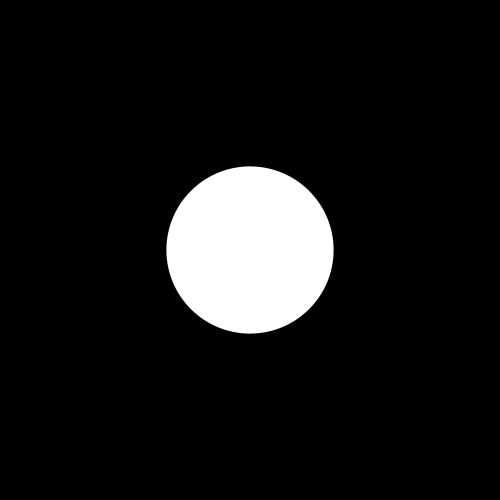
Frame 1 (no input)
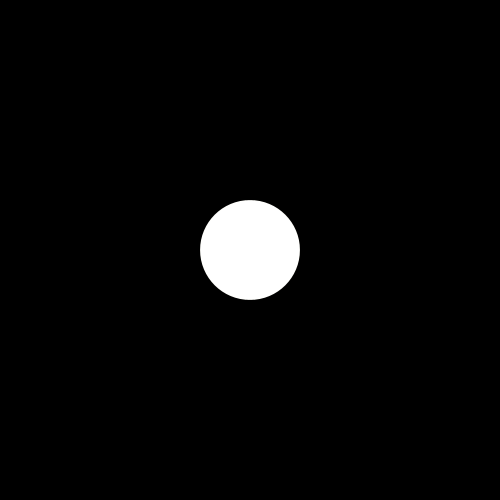
Frame 60 (the mouse pressed at the canvas centre just before this capture)
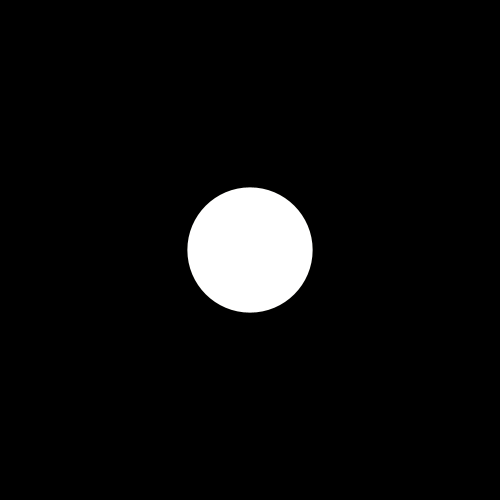
Frame 120 (the mouse held since frame 60 and released just before this capture)

The Processing sketch that drew these frames (run headless with seeded random() and noise(); from frame 60 on, the mouse is pressed at the canvas centre):

// Processing sketch: chaos05animacjaPlynna
// ── chaos05animacjaPlynna.pde
float x = 0.1;

void setup()
{
  size(500, 500);
  background(0);
  frameRate(60);
  stroke(255,250,0, 3);
  strokeWeight(1);
}

float s=200;
float ns=200;
void draw()
{
  background(0);
  float r = map(mouseX, 0, 500, 2, 4);
  if(s - ns < 0.2) 
  {
    x = r*x*(1-x);
    ns = 200*x;
  }
  s = s + (ns - s)*0.2; 
  ellipse(250, 250, s, s);
}
